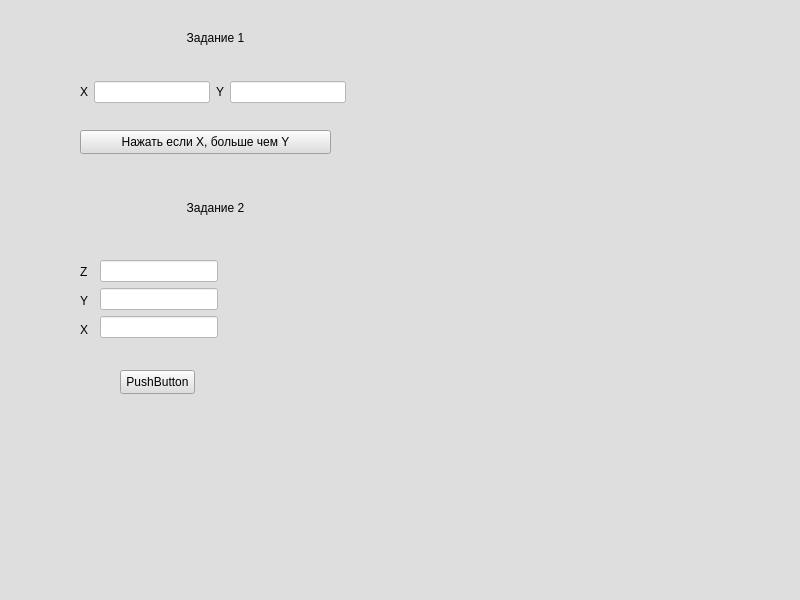
<?xml version="1.0" encoding="UTF-8"?>
<ui version="4.0">
 <class>redistribution</class>
 <widget class="QMainWindow" name="redistribution">
  <property name="geometry">
   <rect>
    <x>0</x>
    <y>0</y>
    <width>800</width>
    <height>600</height>
   </rect>
  </property>
  <property name="windowTitle">
   <string>redistribution</string>
  </property>
  <property name="styleSheet">
   <string notr="true">background-color: rgb(222, 222, 222)</string>
  </property>
  <widget class="QWidget" name="centralwidget">
   <widget class="QPushButton" name="pushButton">
    <property name="geometry">
     <rect>
      <x>80</x>
      <y>130</y>
      <width>251</width>
      <height>24</height>
     </rect>
    </property>
    <property name="text">
     <string>Нажать если X, больше чем Y</string>
    </property>
   </widget>
   <widget class="QLabel" name="label_3">
    <property name="geometry">
     <rect>
      <x>150</x>
      <y>30</y>
      <width>131</width>
      <height>16</height>
     </rect>
    </property>
    <property name="text">
     <string>Задание 1</string>
    </property>
    <property name="alignment">
     <set>Qt::AlignmentFlag::AlignCenter</set>
    </property>
   </widget>
   <widget class="QLabel" name="label_4">
    <property name="geometry">
     <rect>
      <x>150</x>
      <y>200</y>
      <width>131</width>
      <height>16</height>
     </rect>
    </property>
    <property name="text">
     <string>Задание 2</string>
    </property>
    <property name="alignment">
     <set>Qt::AlignmentFlag::AlignCenter</set>
    </property>
   </widget>
   <widget class="QPushButton" name="pushButton_2">
    <property name="geometry">
     <rect>
      <x>120</x>
      <y>370</y>
      <width>75</width>
      <height>24</height>
     </rect>
    </property>
    <property name="text">
     <string>PushButton</string>
    </property>
   </widget>
   <widget class="QWidget" name="">
    <property name="geometry">
     <rect>
      <x>80</x>
      <y>80</y>
      <width>266</width>
      <height>24</height>
     </rect>
    </property>
    <layout class="QHBoxLayout" name="horizontalLayout">
     <item>
      <widget class="QLabel" name="label_2">
       <property name="text">
        <string>X</string>
       </property>
      </widget>
     </item>
     <item>
      <widget class="QLineEdit" name="lineEdit">
       <property name="styleSheet">
        <string notr="true">background-color: rgb(255, 255, 255);</string>
       </property>
      </widget>
     </item>
     <item>
      <widget class="QLabel" name="label">
       <property name="text">
        <string>Y</string>
       </property>
      </widget>
     </item>
     <item>
      <widget class="QLineEdit" name="lineEdit_2">
       <property name="styleSheet">
        <string notr="true">background-color: rgb(255, 255, 255);</string>
       </property>
       <property name="text">
        <string/>
       </property>
      </widget>
     </item>
    </layout>
   </widget>
   <widget class="QWidget" name="">
    <property name="geometry">
     <rect>
      <x>100</x>
      <y>260</y>
      <width>118</width>
      <height>80</height>
     </rect>
    </property>
    <layout class="QVBoxLayout" name="verticalLayout">
     <item>
      <widget class="QLineEdit" name="lineEdit_3">
       <property name="styleSheet">
        <string notr="true">background-color: rgb(255, 255, 255);</string>
       </property>
      </widget>
     </item>
     <item>
      <widget class="QLineEdit" name="lineEdit_4">
       <property name="styleSheet">
        <string notr="true">
background-color: rgb(255, 255, 255);</string>
       </property>
      </widget>
     </item>
     <item>
      <widget class="QLineEdit" name="lineEdit_5">
       <property name="styleSheet">
        <string notr="true">background-color: rgb(255, 255, 255);</string>
       </property>
      </widget>
     </item>
    </layout>
   </widget>
   <widget class="QWidget" name="">
    <property name="geometry">
     <rect>
      <x>80</x>
      <y>260</y>
      <width>16</width>
      <height>81</height>
     </rect>
    </property>
    <layout class="QVBoxLayout" name="verticalLayout_2">
     <item>
      <widget class="QLabel" name="label_7">
       <property name="text">
        <string>Z</string>
       </property>
      </widget>
     </item>
     <item>
      <widget class="QLabel" name="label_6">
       <property name="text">
        <string>Y</string>
       </property>
      </widget>
     </item>
     <item>
      <widget class="QLabel" name="label_5">
       <property name="text">
        <string>X</string>
       </property>
      </widget>
     </item>
    </layout>
   </widget>
  </widget>
  <widget class="QMenuBar" name="menubar">
   <property name="geometry">
    <rect>
     <x>0</x>
     <y>0</y>
     <width>800</width>
     <height>22</height>
    </rect>
   </property>
  </widget>
  <widget class="QStatusBar" name="statusbar"/>
 </widget>
 <resources/>
 <connections/>
</ui>
